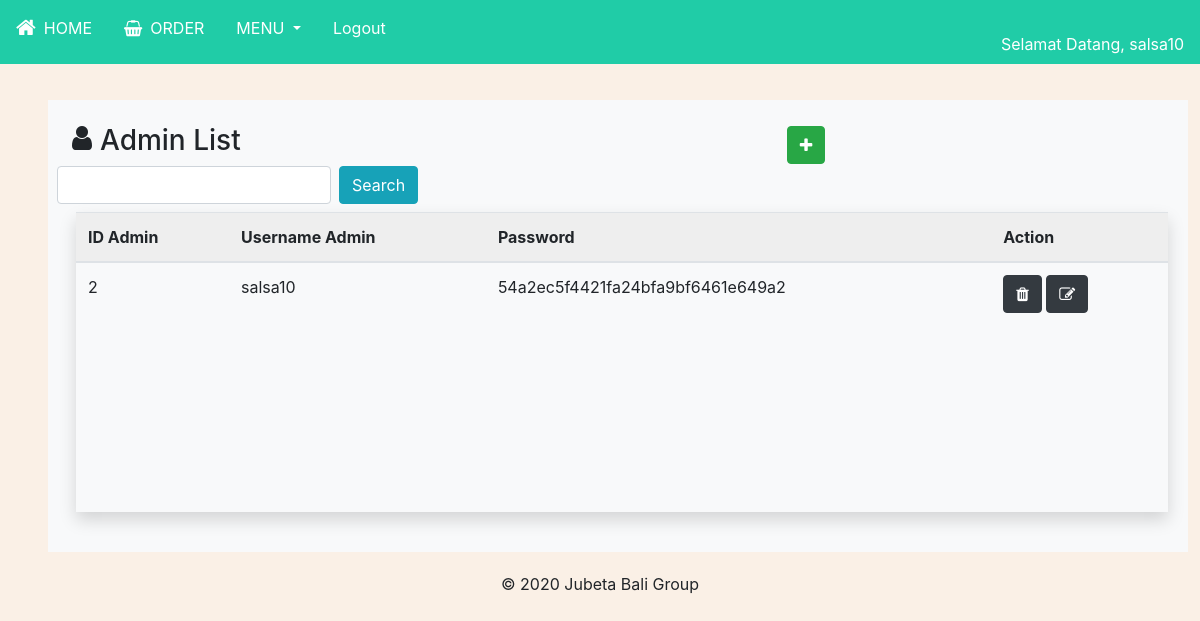
Page /admin/daftar-admin.php (signed in) on the committed database.
### tables this page shows
CREATE TABLE `user_jubeta` (
  `id_user` int(11) NOT NULL,
  `username` varchar(100) DEFAULT NULL,
  `passwd` varchar(225) DEFAULT NULL,
  `tingkatan_user` varchar(50) NOT NULL
);

### admin/daftar-admin.php (the view, shortened to what this page needs)
<?php
require 'function-1.php';
$result = mysqli_query($koneksi, "SELECT * FROM user_jubeta WHERE tingkatan_user = 'admin'");
?>
<!DOCTYPE html>
<html lang="en">
<head>
    <link rel="stylesheet" href="https://cdn.jsdelivr.net/npm/bootstrap@4.5.3/dist/css/bootstrap.min.css">
    <link rel="stylesheet" href="../assets/style.css"/>
    <link rel="stylesheet" href="https://stackpath.bootstrapcdn.com/font-awesome/4.7.0/css/font-awesome.min.css"/>
</head>
<body class="admin-bg">
<header>
<?php include '../assets/layout/header.php' ?>
</header>
<div class="container ml-5 bg-light content-order p-4">
<form action="" method="POST" class="form-inline">
    <h3><i class="fa fa-user d-inline-block align-top mr-2"></i>Admin List</h3>
    <a href="tambah-admin.php" class="btn btn-success mr-4" id="addProd"><i class="fa fa-plus"></i></a>
    <div class="row">
      <div class="form-group">
        <input type="text" name="kunci" class="form-control mr-2">
        <button type="search" class="btn btn-info" name="cari">Search</button>
      </div>
    </div>
    </form>
    <div class="table table-responsive tableFixHead shadow mt-2 ml-1">
      <table class="table table-fixed">
        <thead>
          <tr>
            <th>ID Admin</th>
            <th>Username Admin</th>
            <th>Password</th>
            <th>Action</th>
          </tr>
        </thead>
        <tbody>
          <?php
          foreach($result as $row):
          ?>
           <tr>
              <td><?php echo $row['id_user'];?></td>
              <td><?php echo $row['username'];?></td>
              <td><?php echo md5($row['passwd']);?></td>
            <td><button class="btn btn-dark" type="submit"><a href="hapus-admin.php?id_user=<?= $row["id_user"]; ?>" class="text-white"><i class="fa fa-trash fa-md"></i></button>
                  <button class="btn btn-dark" type="submit"><a href="update-admin.php?id_user=<?= $row["id_user"]; ?>" class="text-white"><i class="fa fa-edit fa-md"></i></a></button>
              </td>
           </tr>
            <?php
          endforeach
          ?>
        </tbody>
      </table>
    </div>
  </div>
    <footer class="container-fluid mt-3">
      <p class="text-center">&copy; 2020 Jubeta Bali Group</p>
    </footer>
</body>
</html>

### assets/style.css (style rules this page uses)
.tableFixHead { overflow-y: scroll; height: 300px; }
.tableFixHead thead th { position: sticky; top: -1px; }
table { border-collapse: collapse; width: 100%; }
th, td { padding: 8px 16px; }
th { background:#eee; }
.content-order { margin-top: 100px; margin-bottom: 20px; }
#addProd { margin-left: 50%; }
.admin-bg { background-color: linen; }

### rows in the picture
user_jubeta: id_user "2", username "salsa10", passwd "54a2ec5f4421fa24bfa9bf6461e649a2"

### other values in the picture
$username "salsa10"
